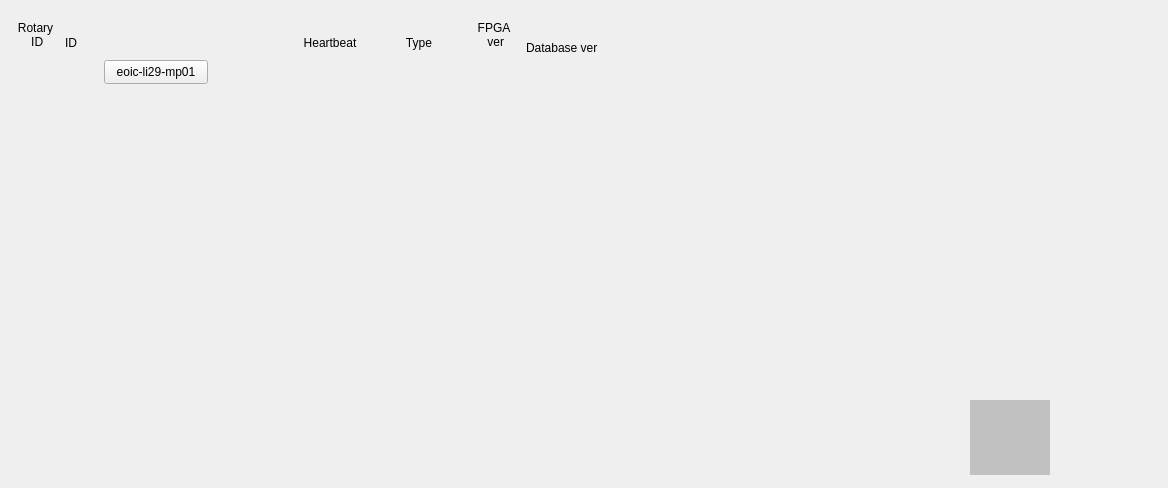
<?xml version="1.0" encoding="UTF-8"?>
<ui version="4.0">
 <class>Form</class>
 <widget class="QWidget" name="Form">
  <property name="geometry">
   <rect>
    <x>0</x>
    <y>0</y>
    <width>1168</width>
    <height>488</height>
   </rect>
  </property>
  <property name="windowTitle">
   <string>Form</string>
  </property>
  <widget class="PyDMFrame" name="PyDMFrame">
   <property name="geometry">
    <rect>
     <x>10</x>
     <y>10</y>
     <width>610</width>
     <height>114</height>
    </rect>
   </property>
   <property name="toolTip">
    <string/>
   </property>
   <widget class="QLabel" name="label">
    <property name="geometry">
     <rect>
      <x>5</x>
      <y>10</y>
      <width>41</width>
      <height>30</height>
     </rect>
    </property>
    <property name="text">
     <string>Rotary
 ID</string>
    </property>
    <property name="alignment">
     <set>Qt::AlignCenter</set>
    </property>
   </widget>
   <widget class="QLabel" name="label_2">
    <property name="geometry">
     <rect>
      <x>55</x>
      <y>25</y>
      <width>16</width>
      <height>16</height>
     </rect>
    </property>
    <property name="text">
     <string>ID</string>
    </property>
   </widget>
   <widget class="QLabel" name="label_3">
    <property name="geometry">
     <rect>
      <x>284</x>
      <y>25</y>
      <width>72</width>
      <height>16</height>
     </rect>
    </property>
    <property name="text">
     <string>Heartbeat</string>
    </property>
    <property name="alignment">
     <set>Qt::AlignCenter</set>
    </property>
   </widget>
   <widget class="QLabel" name="label_4">
    <property name="geometry">
     <rect>
      <x>365</x>
      <y>25</y>
      <width>88</width>
      <height>15</height>
     </rect>
    </property>
    <property name="text">
     <string>Type</string>
    </property>
    <property name="alignment">
     <set>Qt::AlignCenter</set>
    </property>
   </widget>
   <widget class="QLabel" name="label_5">
    <property name="geometry">
     <rect>
      <x>460</x>
      <y>10</y>
      <width>48</width>
      <height>30</height>
     </rect>
    </property>
    <property name="text">
     <string>FPGA
 ver</string>
    </property>
    <property name="alignment">
     <set>Qt::AlignCenter</set>
    </property>
   </widget>
   <widget class="QLabel" name="label_6">
    <property name="geometry">
     <rect>
      <x>516</x>
      <y>30</y>
      <width>91</width>
      <height>16</height>
     </rect>
    </property>
    <property name="text">
     <string>Database ver</string>
    </property>
   </widget>
   <widget class="PyDMLabel" name="PyDMLabel">
    <property name="geometry">
     <rect>
      <x>15</x>
      <y>50</y>
      <width>24</width>
      <height>24</height>
     </rect>
    </property>
    <property name="toolTip">
     <string/>
    </property>
    <property name="alignment">
     <set>Qt::AlignCenter</set>
    </property>
    <property name="alarmSensitiveContent" stdset="0">
     <bool>true</bool>
    </property>
    <property name="channel" stdset="0">
     <string>EIOC:LI29:MP01:ROTARY_LN_ID</string>
    </property>
   </widget>
   <widget class="PyDMLabel" name="PyDMLabel_2">
    <property name="geometry">
     <rect>
      <x>50</x>
      <y>50</y>
      <width>24</width>
      <height>24</height>
     </rect>
    </property>
    <property name="toolTip">
     <string/>
    </property>
    <property name="alignment">
     <set>Qt::AlignCenter</set>
    </property>
    <property name="alarmSensitiveContent" stdset="0">
     <bool>true</bool>
    </property>
    <property name="channel" stdset="0">
     <string>EIOC:LI29:MP01:LN_ID</string>
    </property>
   </widget>
   <widget class="PyDMFrame" name="PyDMFrame_2">
    <property name="geometry">
     <rect>
      <x>90</x>
      <y>46</y>
      <width>112</width>
      <height>32</height>
     </rect>
    </property>
    <property name="toolTip">
     <string/>
    </property>
    <property name="alarmSensitiveBorder" stdset="0">
     <bool>true</bool>
    </property>
    <property name="channel" stdset="0">
     <string>MPS:LI29:MP01:STATSUMY.SEVR</string>
    </property>
    <widget class="PyDMEDMDisplayButton" name="PyDMEDMDisplayButton">
     <property name="geometry">
      <rect>
       <x>4</x>
       <y>4</y>
       <width>104</width>
       <height>24</height>
      </rect>
     </property>
     <property name="toolTip">
      <string/>
     </property>
     <property name="text">
      <string>eoic-li29-mp01</string>
     </property>
     <property name="filenames" stdset="0">
      <stringlist>
       <string>mps_linknode</string>
      </stringlist>
     </property>
     <property name="showIcon" stdset="0">
      <bool>false</bool>
     </property>
     <property name="macros" stdset="0">
      <stringlist>
       <string>PRIM=EIOC,LOCA=LI29,UNIT=MP01</string>
      </stringlist>
     </property>
    </widget>
   </widget>
   <widget class="PyDMLabel" name="PyDMLabel_3">
    <property name="geometry">
     <rect>
      <x>284</x>
      <y>50</y>
      <width>72</width>
      <height>24</height>
     </rect>
    </property>
    <property name="toolTip">
     <string/>
    </property>
    <property name="alignment">
     <set>Qt::AlignCenter</set>
    </property>
    <property name="alarmSensitiveContent" stdset="0">
     <bool>true</bool>
    </property>
    <property name="channel" stdset="0">
     <string>EIOC:LI29:MP01:HEARTBEAT</string>
    </property>
   </widget>
   <widget class="PyDMLabel" name="PyDMLabel_4">
    <property name="geometry">
     <rect>
      <x>365</x>
      <y>50</y>
      <width>88</width>
      <height>24</height>
     </rect>
    </property>
    <property name="toolTip">
     <string/>
    </property>
    <property name="alignment">
     <set>Qt::AlignCenter</set>
    </property>
    <property name="alarmSensitiveContent" stdset="0">
     <bool>true</bool>
    </property>
    <property name="channel" stdset="0">
     <string>EIOC:LI29:MP01:LN_TYPE</string>
    </property>
   </widget>
   <widget class="PyDMLabel" name="PyDMLabel_5">
    <property name="geometry">
     <rect>
      <x>460</x>
      <y>50</y>
      <width>48</width>
      <height>24</height>
     </rect>
    </property>
    <property name="toolTip">
     <string/>
    </property>
    <property name="alignment">
     <set>Qt::AlignCenter</set>
    </property>
    <property name="alarmSensitiveContent" stdset="0">
     <bool>true</bool>
    </property>
    <property name="channel" stdset="0">
     <string>EIOC:LI29:MP01:FPGA_VERSION</string>
    </property>
    <property name="displayFormat" stdset="0">
     <enum>PyDMLabel::Hex</enum>
    </property>
   </widget>
   <widget class="PyDMLabel" name="PyDMLabel_6">
    <property name="geometry">
     <rect>
      <x>516</x>
      <y>50</y>
      <width>88</width>
      <height>24</height>
     </rect>
    </property>
    <property name="toolTip">
     <string/>
    </property>
    <property name="alignment">
     <set>Qt::AlignCenter</set>
    </property>
    <property name="alarmSensitiveContent" stdset="0">
     <bool>true</bool>
    </property>
    <property name="channel" stdset="0">
     <string>EIOC:LI29:MP01:DB_VERSION.SVAL</string>
    </property>
   </widget>
  </widget>
  <widget class="PyDMDrawingRectangle" name="PyDMDrawingRectangle_8">
   <property name="geometry">
    <rect>
     <x>0</x>
     <y>0</y>
     <width>1100</width>
     <height>488</height>
    </rect>
   </property>
   <property name="toolTip">
    <string/>
   </property>
   <property name="styleSheet">
    <string notr="true"/>
   </property>
   <property name="brush" stdset="0">
    <brush brushstyle="SolidPattern">
     <color alpha="255">
      <red>193</red>
      <green>193</green>
      <blue>193</blue>
     </color>
    </brush>
   </property>
  </widget>
  <widget class="PyDMDrawingImage" name="PyDMDrawingImage">
   <property name="geometry">
    <rect>
     <x>970</x>
     <y>400</y>
     <width>80</width>
     <height>75</height>
    </rect>
   </property>
   <property name="toolTip">
    <string/>
   </property>
   <property name="styleSheet">
    <string notr="true">background-color: rgb(193, 193, 193);</string>
   </property>
   <property name="brush" stdset="0">
    <brush brushstyle="SolidPattern">
     <color alpha="255">
      <red>193</red>
      <green>193</green>
      <blue>195</blue>
     </color>
    </brush>
   </property>
   <property name="filename" stdset="0">
    <string>lcls_mps_lockup_stacked_digital.png</string>
   </property>
  </widget>
  <zorder>PyDMDrawingRectangle_8</zorder>
  <zorder>PyDMFrame</zorder>
  <zorder>PyDMDrawingImage</zorder>
 </widget>
 <customwidgets>
  <customwidget>
   <class>PyDMEDMDisplayButton</class>
   <extends>PyDMRelatedDisplayButton</extends>
   <header>edmbutton.edm_button</header>
   <container>1</container>
  </customwidget>
  <customwidget>
   <class>PyDMLabel</class>
   <extends>QLabel</extends>
   <header>pydm.widgets.label</header>
  </customwidget>
  <customwidget>
   <class>PyDMDrawingRectangle</class>
   <extends>QWidget</extends>
   <header>pydm.widgets.drawing</header>
  </customwidget>
  <customwidget>
   <class>PyDMRelatedDisplayButton</class>
   <extends>QPushButton</extends>
   <header>pydm.widgets.related_display_button</header>
  </customwidget>
  <customwidget>
   <class>PyDMFrame</class>
   <extends>QFrame</extends>
   <header>pydm.widgets.frame</header>
   <container>1</container>
  </customwidget>
  <customwidget>
   <class>PyDMDrawingImage</class>
   <extends>QWidget</extends>
   <header>pydm.widgets.drawing</header>
  </customwidget>
 </customwidgets>
 <resources/>
 <connections/>
</ui>
